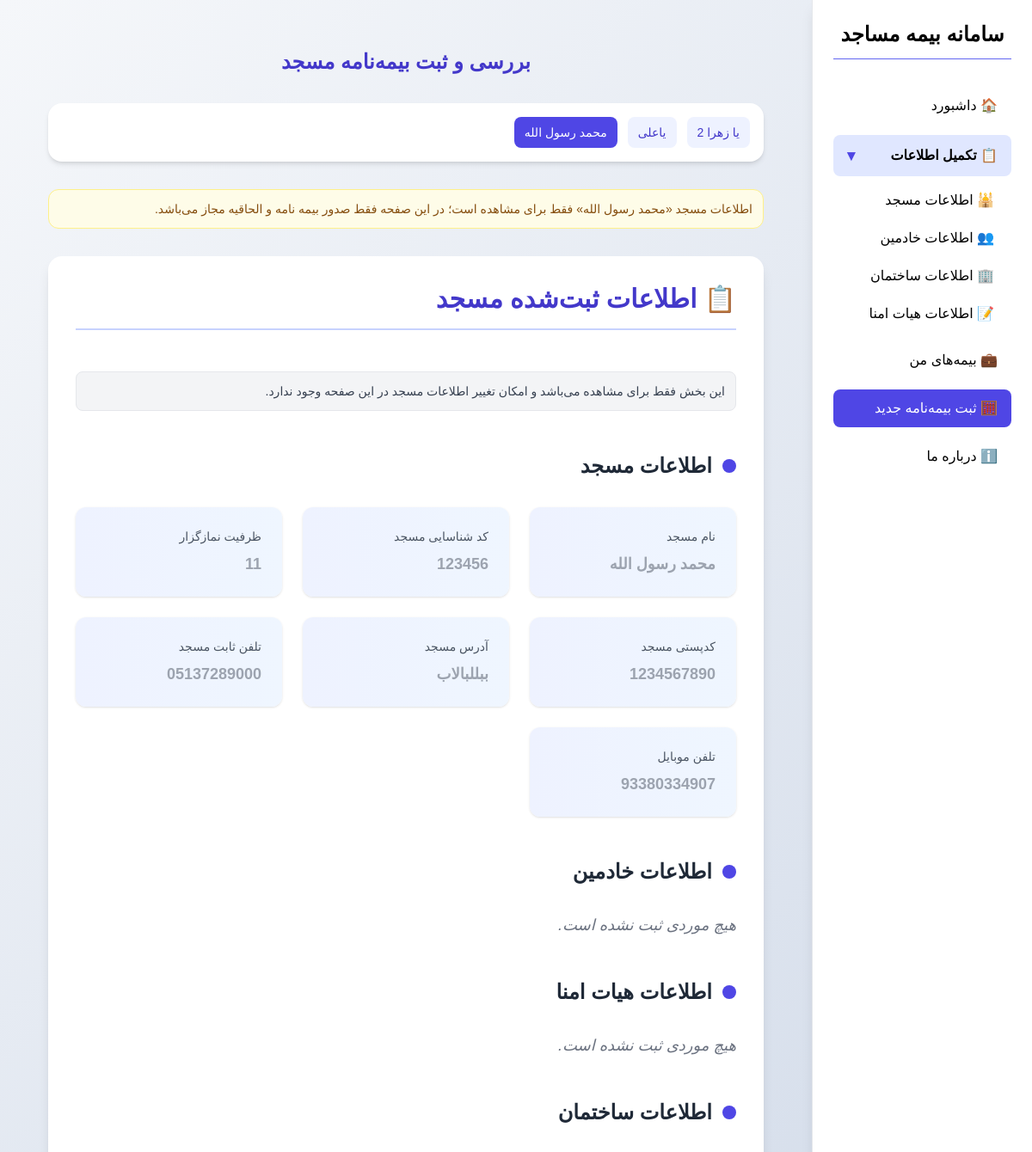
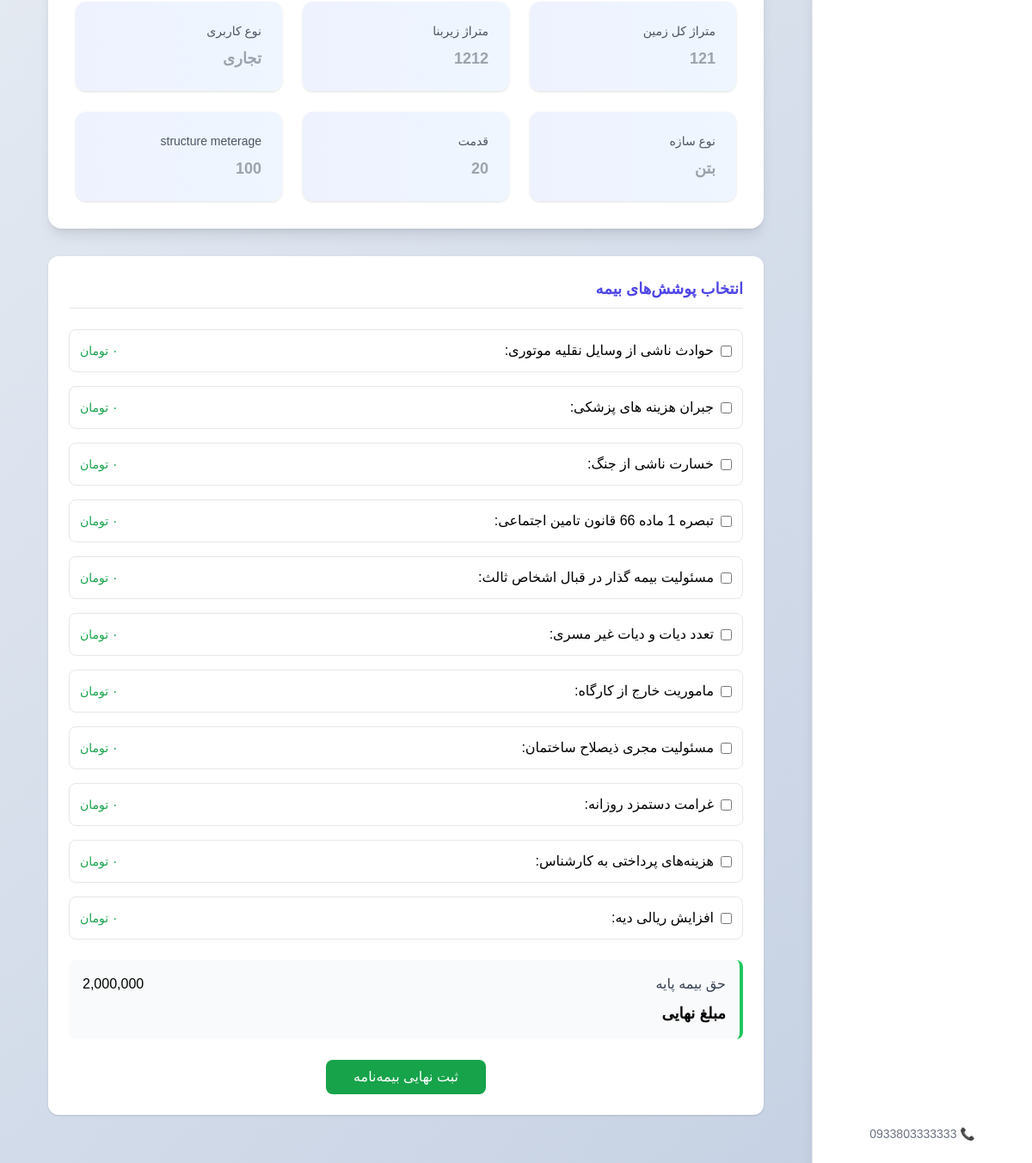
Page /insurance/?mosque_id=11 (signed in) on the committed database (2 pictures, top to bottom).
### forms/models.py (models this page shows, shortened)
class MainRegistration(models.Model):
    registration=models.ForeignKey(Signup,on_delete=models.CASCADE,related_name="mosque",verbose_name="کاربر ثبت کننده")
    mosque_name=models.CharField(max_length=50,verbose_name="نام مسجد")
    mosque_id=models.IntegerField(verbose_name="کد شناسایی مسجد")
    mosque_Capacity=models.IntegerField(validators=[MinValueValidator(10)],verbose_name='ظرفیت نمازگزار')
    mosque_postalcode=models.CharField(verbose_name="کدپستی مسجد",validators=[MinLengthValidator(9)],max_length=11)
    mosque_address=models.CharField(max_length=200,verbose_name="آدرس مسجد")
    mosque_phone=models.CharField(verbose_name="تلفن ثابت مسجد",blank=True,max_length=11,validators=[MinLengthValidator(11)])
    created_phone=models.CharField(verbose_name="تلفن موبایل",max_length=11,validators=[MinLengthValidator(11)],unique=True)
    create_date=models.DateTimeField(auto_now_add=True)
    class Meta:
        verbose_name="لیست مساجد"

class BuildingInformation(models.Model):
    registration=models.ForeignKey(MainRegistration,on_delete=models.CASCADE,related_name="building",verbose_name="بنا")
    total_land_area=models.IntegerField(validators=[MinValueValidator(50),MaxValueValidator(10000)],verbose_name="متراژ کل زمین")
    total_bulding_area=models.IntegerField(validators=[MinValueValidator(50),MaxValueValidator(10000)],verbose_name="متراژ زیربنا")
    user_type=models.CharField(max_length=25,verbose_name="نوع کاربری")#قابل تکرار
    structure_type=models.CharField(max_length=25,verbose_name="نوع سازه")#قابل تکرار
    structure_age=models.IntegerField(validators=[MinValueValidator(0),MaxValueValidator(60)],verbose_name="قدمت")#قابل تکرار
    structure_meterage=models.IntegerField(validators=[MinValueValidator(40),MaxValueValidator(10000)])#قابل تکرار
    class Meta:
        verbose_name="اطلاعات ساختمان"

### Insurance/views.py (the view, shortened to what this page needs)
# urls.py: path('',views.newinsurance_view,name='insurance'),
def newinsurance_view(request):
    signup = get_signup_from_session(request)
    if not signup:
        messages.error(request, "ابتدا وارد شوید!")
        return redirect('login')
    endorsement_mode = request.GET.get('endorsement') == 'true'
    mains = MainRegistration.objects.filter(registration=signup)
    mosque_id = request.GET.get('mosque_id') or request.POST.get('mosque_id')
    selected = mains.filter(id=mosque_id).first() if mosque_id else mains.first()
    if not selected:
        messages.error(request, "ابتدا یک مسجد را انتخاب کنید")
        return redirect('mainform')
    data = get_all_data_for_main(selected)
    if not data:
        messages.error(request, "ابتدا اطلاعات مسجد را تکمیل کنید")
        return redirect('mainform')
    building = selected.building.first()
    if not building:
        messages.error(request, "اطلاعات ساختمان مسجد انتخاب‌شده تکمیل نشده است")
        return redirect(f'/account/buildform/?mosque_id={selected.id}')
    base_price = 0 if endorsement_mode else BaseCalculator().calculate(building)
    coverage_instance = Coverage.objects.filter(signup=signup, mosque=selected).last()
    active_policy, policy_lock_active, policy_lock_until = get_mosque_policy_lock(signup, selected)
    active_insurance = bool(active_policy)
    if active_policy and active_policy.issued_at and active_policy.status in ['issued', 'payment_completed']:
        if not active_policy.valid_until:
            active_policy.valid_until = active_policy.issued_at + timedelta(days=INSURANCE_LOCK_DAYS)
            active_policy.save(update_fields=['valid_until'])
    form_is_locked = active_insurance and not endorsement_mode
    if request.method == 'POST':
        if policy_lock_active and not endorsement_mode:
            messages.warning(
                request,
                "بیمه این مسجد در بازه 365 روزه فعال است؛ تا پایان این مدت فقط الحاقیه مجاز است ."
            )
            return redirect(f'/insurance/?mosque_id={selected.id}')
        if active_insurance and not endorsement_mode:
            messages.warning(
                request,
                "بیمه‌نامه فعال است. برای تغییر پوشش‌ها باید درخواست الحاقیه ثبت شود."
            )
            return redirect(f'/insurance/?mosque_id={selected.id}')
        post_data = request.POST.copy()
        post_data['signup'] = str(signup.id)
        post_data['mosque'] = str(selected.id)
        form = Coverage_Form(
            post_data,
            instance=coverage_instance,
            signup=signup,
            mosque=selected,
            is_endorsement=form_is_locked
        )
        if form.is_valid():
            coverage = form.save(commit=False)
            coverage.signup = signup
            coverage.mosque = selected
            coverage.pk = None
            coverage.save()
            if endorsement_mode:
                issued_at = timezone.now()
                Insurance.objects.create(
                    signup=signup,
                    coverage=coverage,
                    status='payment_completed',
                    issued_at=issued_at,
                    valid_until=issued_at + timedelta(days=365),
                    premium_quote=None,
                )
                messages.success(request, "الحاقیه با موفقیت ثبت و برای پرداخت آماده شد")
                return redirect(f'/insurance/?mosque_id={selected.id}&endorsement=true')
            issued_at = timezone.now()
            Insurance.objects.create(
                signup=signup,
                coverage=coverage,
                status='issued',
                issued_at=issued_at,
                valid_until=issued_at + timedelta(days=365),
            )
            messages.success(request, "بیمه نامه با موفقیت در صف صدور وارد گردید")
            return redirect(f'/insurance/?mosque_id={selected.id}')
    else:
        form = Coverage_Form(
            instance=coverage_instance,
            signup=signup,
            mosque=selected,
            is_endorsement=form_is_locked
        )
    return render(request, 'showdata.html', {
        'data': data,
        'form': form,
        'coverage_instance': coverage_instance,
        'is_endorsement': form_is_locked,
        'endorsement_mode': endorsement_mode,
        'base_price': base_price,
        'mains': mains,
        'selected': selected,
        'mosque_name': selected.mosque_name,
        'mosque_id': selected.id,
        'policy_lock_active': policy_lock_active,
        'policy_lock_until': policy_lock_until,
        'policy_lock_until_jalali': jalali_utils.to_jalali_date(policy_lock_until) if policy_lock_until else None,
        'active_policy': active_policy,
    })

### Insurance/services/base_calculator.py (called while the page is built)
    def calculate(self,building):
        area = building.total_bulding_area
        if not area or area <= 0:
            return 1000000  # مقدار پیش‌فرض برای مساحت نامعتبر
        if area <= 500:
            base_price = 1000000
        elif area <= 1000:
            base_price = 1500000
        elif area <= 2000:
            base_price = 2000000
        elif area <= 4000:
            base_price = 2500000
        else:
            base_price = 2500000
        return base_price

### Insurance/views.py (called while the page is built)
def get_mosque_policy_lock(signup, mosque):
    policy = Insurance.objects.filter(
        signup=signup,
        coverage__mosque=mosque,
        status__in=['issued', 'payment_completed']
    ).order_by('-issued_at', '-created_at').first()
    if not policy or not policy.issued_at:
        return None, False, None
    lock_until = policy.issued_at + timedelta(days=INSURANCE_LOCK_DAYS)
    is_active = timezone.now() < lock_until
    return policy, is_active, lock_until

### forms/views.py (called while the page is built)
def get_signup_from_session(request): #get username
    user=request.session.get('username')
    if user:
        try:
            signup=Signup.objects.filter(username=user).first()
        except Signup.DoesNotExist:
            messages.warning(request,"کاربری شما یافت نشد، لطفا دوباره وارد شوید")
            return None
    else:
        messages.warning(request,"ابتدا وارد شوید!")
        return None
    return signup

### Insurance/templates/showdata.html (shortened to what this page needs)
{% extends "base.html" %}
{% load humanize %}
{% block content %}
<div class="max-w-5xl mx-auto p-6 space-y-8">
    <h1 class="text-2xl font-bold text-center text-indigo-700">
        بررسی و ثبت بیمه‌نامه مسجد
    </h1>
    {% if mains %}
      <div class="bg-white rounded-2xl shadow-md p-4">
        <div class="flex flex-wrap gap-3">
          {% for m in mains %}
            <a href="?mosque_id={{ m.id }}"
               class="px-3 py-2 rounded-lg text-sm {% if selected and selected.id == m.id %}bg-indigo-600 text-white{% else %}bg-indigo-50 text-indigo-700{% endif %}">
              {{ m.mosque_name }}
            </a>
          {% endfor %}
        </div>
      </div>
    {% endif %}
    {% if selected %}
      <div class="bg-yellow-50 border border-yellow-200 text-yellow-800 rounded-xl p-3 text-sm">
        اطلاعات مسجد «{{ selected.mosque_name }}» فقط برای مشاهده است؛ در این صفحه فقط صدور بیمه نامه و الحاقیه مجاز می‌باشد.
      </div>
    {% endif %}
<section class="bg-white rounded-2xl shadow-lg p-8 space-y-12">
    <h2 class="text-3xl font-bold text-indigo-700 border-b-2 border-indigo-200 pb-4">
        📋 اطلاعات ثبت‌شده مسجد
    </h2>
    <div class="p-3 rounded-lg bg-gray-100 border border-gray-200 text-sm text-gray-700">
        این بخش فقط برای مشاهده می‌باشد و امکان تغییر اطلاعات مسجد در این صفحه وجود ندارد.
    </div>
    {% for section_title, section_data in data.data.items %}
        <div class="space-y-8">
            <h3 class="text-2xl font-semibold text-gray-800 flex items-center gap-3">
                <span class="w-4 h-4 bg-indigo-600 rounded-full"></span>
                {{ section_title }}
            </h3>
            {% if section_data.items and not section_data.0 %}
                <div class="grid grid-cols-1 md:grid-cols-2 lg:grid-cols-3 gap-6">
                    {% for key, value in section_data.items %}
                        <div class="bg-gradient-to-r from-indigo-50 to-blue-50 rounded-xl p-6 shadow hover:shadow-xl transition">
                            <p class="text-sm font-medium text-gray-600 mb-2">
                                {{ key }}
                            </p>
                            <p class="text-lg font-bold text-gray-400">
                                {% if value %}
                                    {% if value.year %}
                                        {{ value|date:"Y/m/d" }}
                                    {% else %}
                                        {{ value }}
                                    {% endif %}
                                {% else %}
                                    —
                                {% endif %}
                            </p>
                        </div>
                    {% endfor %}
                </div>
            {% else %}
                {% if section_data %}
                    <div class="space-y-6">
                        {% for record in section_data %}
                            <div class="grid grid-cols-1 md:grid-cols-2 lg:grid-cols-3 gap-6">
                                {% for key, value in record.items %}
                                    <div class="bg-gradient-to-r from-indigo-50 to-blue-50 rounded-xl p-6 shadow hover:shadow-xl transition">
                                        <p class="text-sm font-medium text-gray-600 mb-2">
                                            {{ key }}
                                        </p>
                                        <p class="text-lg font-bold text-gray-400">
                                            {% if value %}
                                                {% if value.year %}
                                                    {{ value|date:"Y/m/d" }}
                                                {% else %}
                                                    {{ value }}
                                                {% endif %}
                                            {% else %}
                                                —
                                            {% endif %}
                                        </p>
                                    </div>
                                {% endfor %}
                            </div>
                        {% endfor %}
                    </div>
                {% else %}
                    <p class="text-gray-500 italic text-lg">
                        هیچ موردی ثبت نشده است.
                    </p>
                {% endif %}
            {% endif %}
        </div>
    {% endfor %}
</section>
<section class="bg-white rounded-xl shadow p-6 space-y-6">
    <h2 class="text-lg font-semibold text-indigo-600 border-b pb-2">
        انتخاب پوشش‌های بیمه
    </h2>
    <form method="POST">
        <div class="space-y-4">
        {% for field in form %}
            {% if field.field.widget.input_type == "checkbox" %}
                <div class="flex justify-between items-center border rounded-lg p-3
                    {% if is_endorsement %} opacity-60 {% endif %}">
                    <div class="flex items-center gap-2">
                                        {% if is_endorsement and field.value %}
                            <input
                                type="checkbox"
                                name="{{ field.name }}"
                                id="{{ field.id_for_label }}"
                                {% if field.value %}checked{% endif %}
                                disabled
                                class="cursor-not-allowed"
                            >
                            <label class="text-gray-700" for="{{ field.id_for_label }}">
                                {{ field.label }}
                            </label>
                        {% elif is_endorsement %}
                            {{ field }}
                            {{ field.label_tag }}
                        {% else %}
                            {{ field }}
                            {{ field.label_tag }}
                        {% endif %}
                    </div>
                    <span
                        class="price text-sm font-medium text-green-600"
                        data-name="{{ field.name }}">
                        ۰ تومان
                    </span>
                </div>
            {% endif %}
        {% endfor %}
        </div>
        <div class="mt-6 p-4 bg-gray-50 rounded-lg space-y-2 border-r-4 border-green-500">
            <div class="flex justify-between">
                <span class="text-gray-700">حق بیمه پایه</span>
                <span id="base-price" class="font-medium">{{ base_price|intcomma }}</span>
            </div>
            <div class="flex justify-between text-lg font-bold">
                <span>مبلغ نهایی</span>
            </div>
        </div>
        {% if not is_endorsement %}
            <div class="text-center mt-6">
                <button type="submit" class="px-8 py-2 bg-green-600 text-white rounded-lg hover:bg-green-700">
                    ثبت نهایی بیمه‌نامه
                </button>
            </div>
        {% endif %}
</section>
{% endblock %}

### bimemasajed1/static/css/style.css (style rules this page uses)
body { font-family: 'Vazirmatn', sans-serif; background: linear-gradient(135deg, #f5f7fa 0%, #c3cfe2 100%); min-height: 100vh; }

### rows in the picture
MainRegistration: mosque_name "یا زهرا 2"
MainRegistration: mosque_name "یاعلی"
MainRegistration: mosque_name "محمد رسول الله", section_data "محمد رسول الله" "1234567890" "ببللبالاب" "05137289000" "93380334907"
BuildingInformation: record "تجاری" "بتن"

### other values in the picture
{{ section_title }} "اطلاعات مسجد" "اطلاعات خادمین" "اطلاعات هیات امنا" "اطلاعات ساختمان"
{{ key }} "نام مسجد" "کد شناسایی مسجد" "ظرفیت نمازگزار" "کدپستی مسجد" "آدرس مسجد" "تلفن ثابت مسجد" "تلفن موبایل"
{{ value }} "123456" "11"
{{ key }} "متراژ کل زمین" "متراژ زیربنا" "نوع کاربری" "نوع سازه" "قدمت" "structure meterage"
{{ value }} "121" "1212" "20" "100"
{{ field.label_tag }} "حوادث ناشی از وسایل نقلیه موتوری:" "جبران هزینه های پزشکی:" "خسارت ناشی از جنگ:" "تبصره 1 ماده 66 قانون تامین اجتماعی:" "مسئولیت بیمه گذار در قبال اشخاص ثالث:" "تعدد دیات و دیات غیر مسری:" "ماموریت خارج از کارگاه:" "مسئولیت مجری ذیصلاح ساختمان:" "غرامت دستمزد روزانه:" "هزینه‌های پرداختی به کارشناس:" "افزایش ریالی دیه:"
{{ base_price|intcomma }} "2,000,000"
